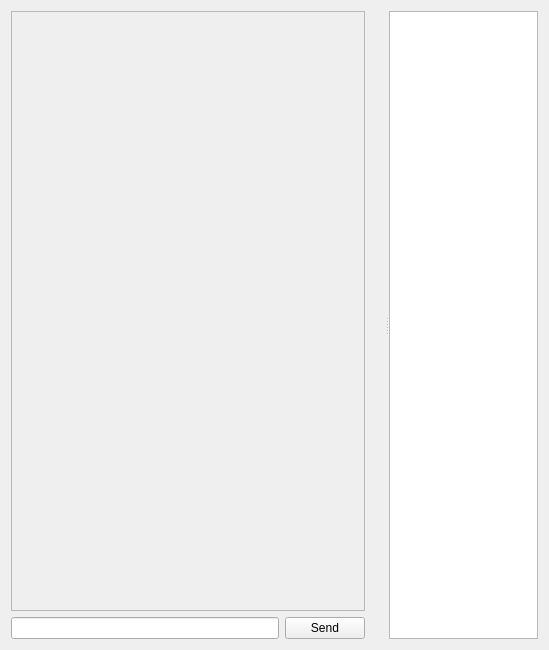
<?xml version="1.0" encoding="UTF-8"?>
<ui version="4.0">
 <class>DlgChat</class>
 <widget class="QWidget" name="DlgChat">
  <property name="geometry">
   <rect>
    <x>0</x>
    <y>0</y>
    <width>549</width>
    <height>650</height>
   </rect>
  </property>
  <property name="windowTitle">
   <string>Songbook Chat</string>
  </property>
  <layout class="QVBoxLayout" name="verticalLayout_4">
   <item>
    <widget class="QSplitter" name="splitter">
     <property name="orientation">
      <enum>Qt::Horizontal</enum>
     </property>
     <widget class="QWidget" name="widgetMessages" native="true">
      <property name="sizePolicy">
       <sizepolicy hsizetype="Preferred" vsizetype="Preferred">
        <horstretch>3</horstretch>
        <verstretch>0</verstretch>
       </sizepolicy>
      </property>
      <layout class="QVBoxLayout" name="verticalLayout">
       <item>
        <layout class="QVBoxLayout" name="verticalLayout_2">
         <property name="rightMargin">
          <number>20</number>
         </property>
         <item>
          <widget class="QScrollArea" name="scrollArea_2">
           <property name="sizePolicy">
            <sizepolicy hsizetype="Expanding" vsizetype="Expanding">
             <horstretch>3</horstretch>
             <verstretch>0</verstretch>
            </sizepolicy>
           </property>
           <property name="widgetResizable">
            <bool>true</bool>
           </property>
           <widget class="QWidget" name="scrollAreaWidgetContents_3">
            <property name="geometry">
             <rect>
              <x>0</x>
              <y>0</y>
              <width>236</width>
              <height>576</height>
             </rect>
            </property>
            <property name="sizePolicy">
             <sizepolicy hsizetype="Preferred" vsizetype="Preferred">
              <horstretch>3</horstretch>
              <verstretch>0</verstretch>
             </sizepolicy>
            </property>
            <layout class="QVBoxLayout" name="verticalLayout_3">
             <item>
              <widget class="ChatMessagesWidget" name="cmWidget" native="true">
               <property name="sizePolicy">
                <sizepolicy hsizetype="Expanding" vsizetype="Preferred">
                 <horstretch>0</horstretch>
                 <verstretch>0</verstretch>
                </sizepolicy>
               </property>
              </widget>
             </item>
            </layout>
           </widget>
          </widget>
         </item>
         <item>
          <layout class="QHBoxLayout" name="horizontalLayout">
           <property name="topMargin">
            <number>0</number>
           </property>
           <item>
            <widget class="QLineEdit" name="lineEditMessage"/>
           </item>
           <item>
            <widget class="QPushButton" name="pushButtonSend">
             <property name="text">
              <string>Send</string>
             </property>
            </widget>
           </item>
          </layout>
         </item>
        </layout>
       </item>
      </layout>
     </widget>
     <widget class="QListWidget" name="listWidgetSingers">
      <property name="sizePolicy">
       <sizepolicy hsizetype="Maximum" vsizetype="Expanding">
        <horstretch>1</horstretch>
        <verstretch>0</verstretch>
       </sizepolicy>
      </property>
      <property name="baseSize">
       <size>
        <width>150</width>
        <height>0</height>
       </size>
      </property>
     </widget>
    </widget>
   </item>
  </layout>
 </widget>
 <customwidgets>
  <customwidget>
   <class>ChatMessagesWidget</class>
   <extends>QWidget</extends>
   <header>chatmessageswidget.h</header>
   <container>1</container>
  </customwidget>
 </customwidgets>
 <resources/>
 <connections/>
</ui>
